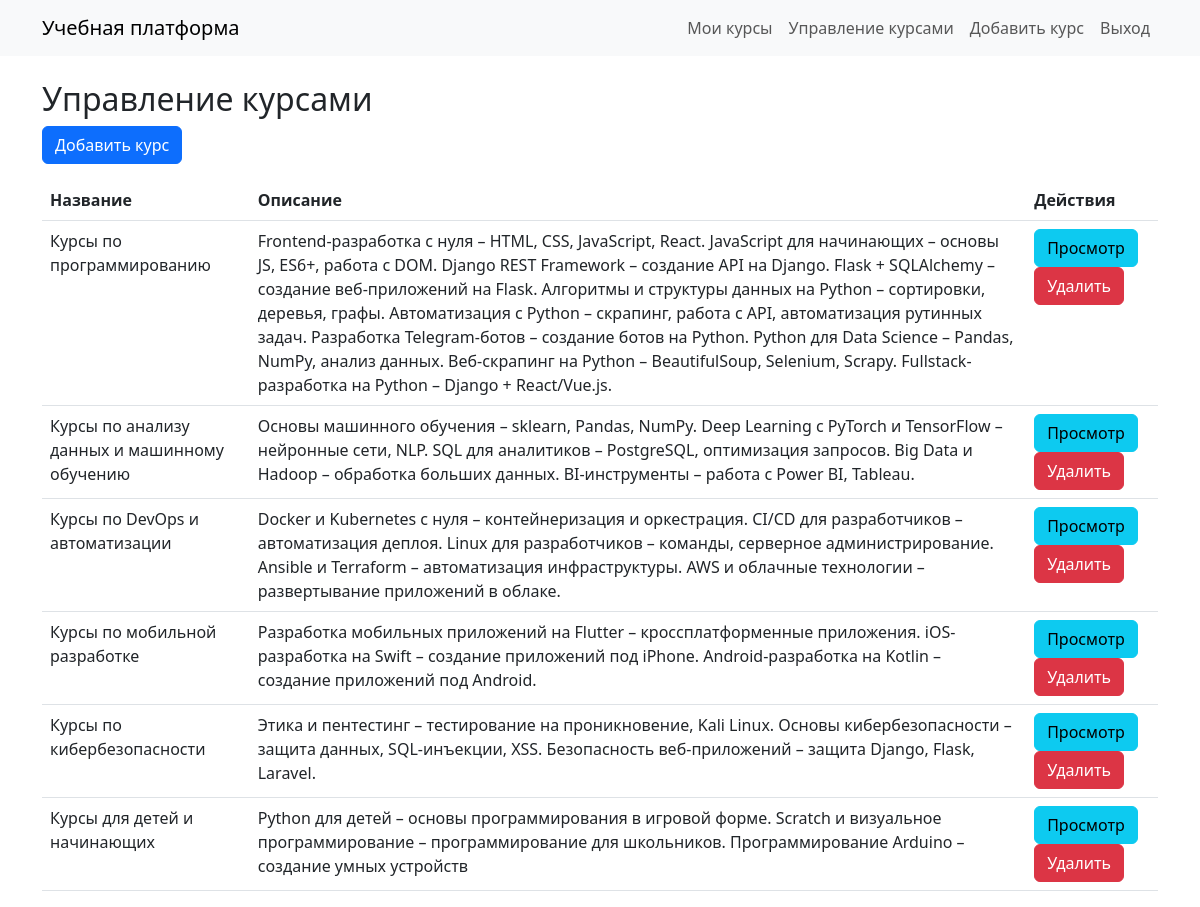
Page /courses/manage/ (signed in) on the committed database.
### online_courses/models.py (models this page shows, shortened)
class Course(models.Model):
    title = models.CharField(max_length=255)
    description = models.TextField(null=True, blank=True)
    teacher = models.ForeignKey(User, on_delete=models.SET_NULL, null=True, limit_choices_to={'role': 'teacher'}, related_name='courses_taught')
    students = models.ManyToManyField(User, related_name='enrolled_courses', blank=True, limit_choices_to={'role': 'student'})

### online_courses/views.py (the view)
# urls.py: path('courses/manage/', manage_courses, name='manage_courses'),
@login_required
def manage_courses(request):
    if request.user.role != 'teacher':
        raise PermissionDenied("Только преподаватели могут управлять курсами.")
    courses = Course.objects.filter(teacher=request.user)
    return render(request, 'manage_courses.html', {'courses': courses})

### online_courses/templates/manage_courses.html
{% extends "base.html" %}
{% block content %}
<h2>Управление курсами</h2>
<a href="{% url 'online_courses:add_course' %}" class="btn btn-primary">Добавить курс</a>
<table class="table mt-3">
    <thead>
        <tr>
            <th>Название</th>
            <th>Описание</th>
            <th>Действия</th>
        </tr>
    </thead>
    <tbody>
        {% for course in courses %}
        <tr>
            <td>{{ course.title }}</td>
            <td>{{ course.description }}</td>
            <td>
                <a href="{% url 'online_courses:course_detail' course.id %}" class="btn btn-info">Просмотр</a>
                <a href="{% url 'online_courses:delete_course' course.id %}" class="btn btn-danger"
                   onclick="return confirm('Вы уверены, что хотите удалить этот курс?');">Удалить</a>
            </td>
        </tr>
        {% empty %}
        <tr>
            <td colspan="3">У вас пока нет курсов.</td>
        </tr>
        {% endfor %}
    </tbody>
</table>
{% endblock %}

### rows in the picture
Course: title "Курсы по программированию", description "Frontend-разработка с нуля – HTML, CSS, JavaScript, React. JavaScript для начинающих – основы JS, ES6+, работа с DOM. Django REST Framework – создание API на Django. Flask + SQLAlchemy – создание веб-приложений на Flask. Алгоритмы и структуры данных на Python – сортировки, деревья, графы. Автоматизация с Python – скрапинг, работа с API, автоматизация рутинных задач. Разработка Telegram-ботов – создание ботов на Python. Python для Data Science – Pandas, NumPy, анализ данных. Веб-скрапинг на Python – BeautifulSoup, Selenium, Scrapy. Fullstack-разработка на Python – Django + React/Vue.js."
Course: title "Курсы по анализу данных и машинному обучению", description "Основы машинного обучения – sklearn, Pandas, NumPy. Deep Learning с PyTorch и TensorFlow – нейронные сети, NLP. SQL для аналитиков – PostgreSQL, оптимизация запросов. Big Data и Hadoop – обработка больших данных. BI-инструменты – работа с Power BI, Tableau."
Course: title "Курсы по DevOps и автоматизации", description "Docker и Kubernetes с нуля – контейнеризация и оркестрация. CI/CD для разработчиков – автоматизация деплоя. Linux для разработчиков – команды, серверное администрирование. Ansible и Terraform – автоматизация инфраструктуры. AWS и облачные технологии – развертывание приложений в облаке."
Course: title "Курсы по мобильной разработке", description "Разработка мобильных приложений на Flutter – кроссплатформенные приложения. iOS-разработка на Swift – создание приложений под iPhone. Android-разработка на Kotlin – создание приложений под Android."
Course: title "Курсы по кибербезопасности", description "Этика и пентестинг – тестирование на проникновение, Kali Linux. Основы кибербезопасности – защита данных, SQL-инъекции, XSS. Безопасность веб-приложений – защита Django, Flask, Laravel."
Course: title "Курсы для детей и начинающих", description "Python для детей – основы программирования в игровой форме. Scratch и визуальное программирование – программирование для школьников. Программирование Arduino – создание умных устройств"
